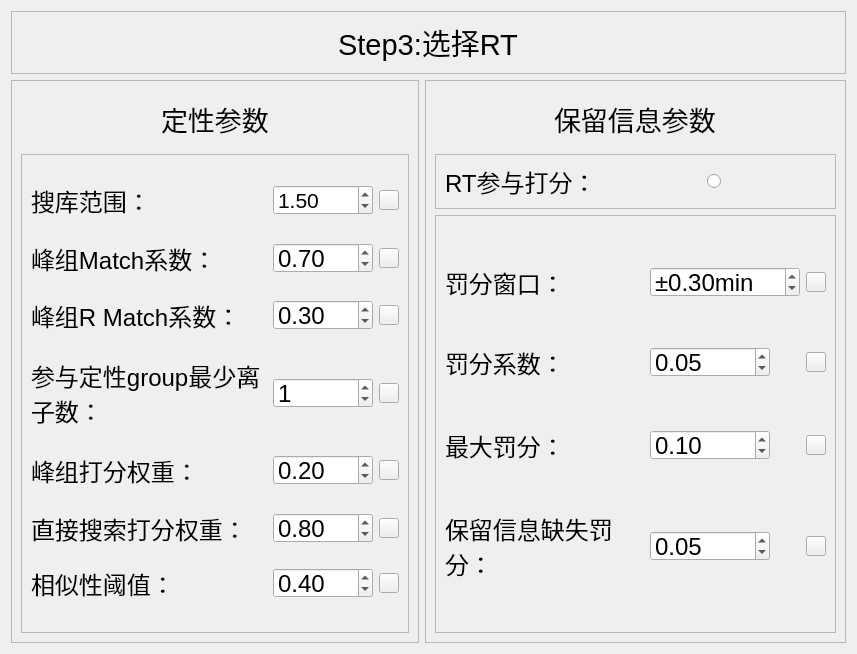
<?xml version="1.0" encoding="UTF-8"?>
<ui version="4.0">
 <class>Form</class>
 <widget class="QWidget" name="Form">
  <property name="geometry">
   <rect>
    <x>0</x>
    <y>0</y>
    <width>857</width>
    <height>654</height>
   </rect>
  </property>
  <property name="windowTitle">
   <string>Form</string>
  </property>
  <layout class="QGridLayout" name="gridLayout">
   <item row="0" column="0" colspan="2">
    <widget class="QFrame" name="frame_3">
     <property name="frameShape">
      <enum>QFrame::StyledPanel</enum>
     </property>
     <property name="frameShadow">
      <enum>QFrame::Raised</enum>
     </property>
     <layout class="QHBoxLayout" name="horizontalLayout_2">
      <item>
       <widget class="QLabel" name="label">
        <property name="sizePolicy">
         <sizepolicy hsizetype="Maximum" vsizetype="Preferred">
          <horstretch>0</horstretch>
          <verstretch>0</verstretch>
         </sizepolicy>
        </property>
        <property name="font">
         <font>
          <pointsize>22</pointsize>
          <weight>50</weight>
          <italic>false</italic>
          <bold>false</bold>
         </font>
        </property>
        <property name="styleSheet">
         <string notr="true">font: 22pt;</string>
        </property>
        <property name="text">
         <string>Step3:选择RT</string>
        </property>
       </widget>
      </item>
     </layout>
    </widget>
   </item>
   <item row="1" column="1">
    <widget class="QFrame" name="frame_2">
     <property name="frameShape">
      <enum>QFrame::StyledPanel</enum>
     </property>
     <property name="frameShadow">
      <enum>QFrame::Raised</enum>
     </property>
     <layout class="QGridLayout" name="gridLayout_3" rowstretch="1,1,10">
      <item row="1" column="0">
       <widget class="QFrame" name="frame_6">
        <property name="frameShape">
         <enum>QFrame::StyledPanel</enum>
        </property>
        <property name="frameShadow">
         <enum>QFrame::Raised</enum>
        </property>
        <layout class="QGridLayout" name="gridLayout_6">
         <item row="0" column="0">
          <widget class="QLabel" name="label_6">
           <property name="sizePolicy">
            <sizepolicy hsizetype="Maximum" vsizetype="Preferred">
             <horstretch>0</horstretch>
             <verstretch>0</verstretch>
            </sizepolicy>
           </property>
           <property name="minimumSize">
            <size>
             <width>0</width>
             <height>0</height>
            </size>
           </property>
           <property name="maximumSize">
            <size>
             <width>16777215</width>
             <height>16777215</height>
            </size>
           </property>
           <property name="font">
            <font>
             <pointsize>18</pointsize>
             <weight>50</weight>
             <italic>false</italic>
             <bold>false</bold>
            </font>
           </property>
           <property name="styleSheet">
            <string notr="true">font: 18pt;</string>
           </property>
           <property name="text">
            <string>RT参与打分：</string>
           </property>
          </widget>
         </item>
         <item row="0" column="1" alignment="Qt::AlignHCenter">
          <widget class="QRadioButton" name="radioButton">
           <property name="sizePolicy">
            <sizepolicy hsizetype="Maximum" vsizetype="Fixed">
             <horstretch>0</horstretch>
             <verstretch>0</verstretch>
            </sizepolicy>
           </property>
           <property name="styleSheet">
            <string notr="true">font: 18pt;</string>
           </property>
           <property name="text">
            <string/>
           </property>
           <property name="checked">
            <bool>false</bool>
           </property>
          </widget>
         </item>
        </layout>
       </widget>
      </item>
      <item row="0" column="0">
       <widget class="QWidget" name="widget_3" native="true">
        <layout class="QHBoxLayout" name="horizontalLayout_5">
         <item>
          <widget class="QLabel" name="label_12">
           <property name="sizePolicy">
            <sizepolicy hsizetype="Maximum" vsizetype="Maximum">
             <horstretch>0</horstretch>
             <verstretch>0</verstretch>
            </sizepolicy>
           </property>
           <property name="font">
            <font>
             <pointsize>20</pointsize>
             <weight>50</weight>
             <italic>false</italic>
             <bold>false</bold>
            </font>
           </property>
           <property name="styleSheet">
            <string notr="true">font: 20pt;</string>
           </property>
           <property name="text">
            <string>保留信息参数</string>
           </property>
          </widget>
         </item>
        </layout>
       </widget>
      </item>
      <item row="2" column="0">
       <widget class="QFrame" name="frame_5">
        <property name="frameShape">
         <enum>QFrame::StyledPanel</enum>
        </property>
        <property name="frameShadow">
         <enum>QFrame::Raised</enum>
        </property>
        <layout class="QGridLayout" name="gridLayout_4">
         <item row="0" column="0">
          <widget class="QLabel" name="label_7">
           <property name="sizePolicy">
            <sizepolicy hsizetype="Maximum" vsizetype="Preferred">
             <horstretch>0</horstretch>
             <verstretch>0</verstretch>
            </sizepolicy>
           </property>
           <property name="minimumSize">
            <size>
             <width>0</width>
             <height>30</height>
            </size>
           </property>
           <property name="maximumSize">
            <size>
             <width>16777215</width>
             <height>30</height>
            </size>
           </property>
           <property name="font">
            <font>
             <pointsize>18</pointsize>
             <weight>50</weight>
             <italic>false</italic>
             <bold>false</bold>
            </font>
           </property>
           <property name="styleSheet">
            <string notr="true">font: 18pt;</string>
           </property>
           <property name="text">
            <string>罚分窗口：</string>
           </property>
          </widget>
         </item>
         <item row="0" column="1">
          <widget class="QDoubleSpinBox" name="doubleSpinBox_12">
           <property name="minimumSize">
            <size>
             <width>150</width>
             <height>30</height>
            </size>
           </property>
           <property name="maximumSize">
            <size>
             <width>150</width>
             <height>30</height>
            </size>
           </property>
           <property name="styleSheet">
            <string notr="true">font: 18pt;</string>
           </property>
           <property name="prefix">
            <string>±</string>
           </property>
           <property name="suffix">
            <string>min</string>
           </property>
           <property name="maximum">
            <double>9999.000000000000000</double>
           </property>
           <property name="singleStep">
            <double>0.100000000000000</double>
           </property>
           <property name="value">
            <double>0.300000000000000</double>
           </property>
          </widget>
         </item>
         <item row="0" column="2">
          <widget class="QPushButton" name="pushButton_6">
           <property name="minimumSize">
            <size>
             <width>20</width>
             <height>20</height>
            </size>
           </property>
           <property name="maximumSize">
            <size>
             <width>20</width>
             <height>20</height>
            </size>
           </property>
           <property name="text">
            <string/>
           </property>
           <property name="icon">
            <iconset>
             <normaloff>C:/Users/86724/Desktop/R-C.jpg</normaloff>C:/Users/86724/Desktop/R-C.jpg</iconset>
           </property>
           <property name="iconSize">
            <size>
             <width>20</width>
             <height>20</height>
            </size>
           </property>
          </widget>
         </item>
         <item row="1" column="0">
          <widget class="QLabel" name="label_8">
           <property name="font">
            <font>
             <pointsize>18</pointsize>
             <weight>50</weight>
             <italic>false</italic>
             <bold>false</bold>
            </font>
           </property>
           <property name="styleSheet">
            <string notr="true">font: 18pt;</string>
           </property>
           <property name="text">
            <string>罚分系数：</string>
           </property>
           <property name="wordWrap">
            <bool>true</bool>
           </property>
          </widget>
         </item>
         <item row="1" column="1">
          <widget class="QDoubleSpinBox" name="doubleSpinBox_7">
           <property name="minimumSize">
            <size>
             <width>120</width>
             <height>30</height>
            </size>
           </property>
           <property name="maximumSize">
            <size>
             <width>120</width>
             <height>30</height>
            </size>
           </property>
           <property name="styleSheet">
            <string notr="true">font: 18pt;</string>
           </property>
           <property name="decimals">
            <number>2</number>
           </property>
           <property name="singleStep">
            <double>0.010000000000000</double>
           </property>
           <property name="value">
            <double>0.050000000000000</double>
           </property>
          </widget>
         </item>
         <item row="1" column="2">
          <widget class="QPushButton" name="pushButton_7">
           <property name="minimumSize">
            <size>
             <width>20</width>
             <height>20</height>
            </size>
           </property>
           <property name="maximumSize">
            <size>
             <width>20</width>
             <height>20</height>
            </size>
           </property>
           <property name="text">
            <string/>
           </property>
           <property name="icon">
            <iconset>
             <normaloff>C:/Users/86724/Desktop/R-C.jpg</normaloff>C:/Users/86724/Desktop/R-C.jpg</iconset>
           </property>
           <property name="iconSize">
            <size>
             <width>20</width>
             <height>20</height>
            </size>
           </property>
          </widget>
         </item>
         <item row="2" column="0">
          <widget class="QLabel" name="label_10">
           <property name="font">
            <font>
             <pointsize>18</pointsize>
             <weight>50</weight>
             <italic>false</italic>
             <bold>false</bold>
            </font>
           </property>
           <property name="styleSheet">
            <string notr="true">font: 18pt;</string>
           </property>
           <property name="text">
            <string>最大罚分：</string>
           </property>
           <property name="wordWrap">
            <bool>true</bool>
           </property>
          </widget>
         </item>
         <item row="2" column="1">
          <widget class="QDoubleSpinBox" name="doubleSpinBox_8">
           <property name="minimumSize">
            <size>
             <width>120</width>
             <height>30</height>
            </size>
           </property>
           <property name="maximumSize">
            <size>
             <width>120</width>
             <height>30</height>
            </size>
           </property>
           <property name="styleSheet">
            <string notr="true">font: 18pt;</string>
           </property>
           <property name="decimals">
            <number>2</number>
           </property>
           <property name="maximum">
            <double>1.000000000000000</double>
           </property>
           <property name="singleStep">
            <double>0.010000000000000</double>
           </property>
           <property name="value">
            <double>0.100000000000000</double>
           </property>
          </widget>
         </item>
         <item row="2" column="2">
          <widget class="QPushButton" name="pushButton_8">
           <property name="minimumSize">
            <size>
             <width>20</width>
             <height>20</height>
            </size>
           </property>
           <property name="maximumSize">
            <size>
             <width>20</width>
             <height>20</height>
            </size>
           </property>
           <property name="text">
            <string/>
           </property>
           <property name="icon">
            <iconset>
             <normaloff>C:/Users/86724/Desktop/R-C.jpg</normaloff>C:/Users/86724/Desktop/R-C.jpg</iconset>
           </property>
           <property name="iconSize">
            <size>
             <width>20</width>
             <height>20</height>
            </size>
           </property>
          </widget>
         </item>
         <item row="3" column="0">
          <widget class="QLabel" name="label_11">
           <property name="font">
            <font>
             <pointsize>18</pointsize>
             <weight>50</weight>
             <italic>false</italic>
             <bold>false</bold>
            </font>
           </property>
           <property name="styleSheet">
            <string notr="true">font: 18pt;</string>
           </property>
           <property name="text">
            <string>保留信息缺失罚分：</string>
           </property>
           <property name="wordWrap">
            <bool>true</bool>
           </property>
          </widget>
         </item>
         <item row="3" column="1">
          <widget class="QDoubleSpinBox" name="doubleSpinBox_9">
           <property name="minimumSize">
            <size>
             <width>120</width>
             <height>30</height>
            </size>
           </property>
           <property name="maximumSize">
            <size>
             <width>120</width>
             <height>30</height>
            </size>
           </property>
           <property name="styleSheet">
            <string notr="true">font: 18pt;</string>
           </property>
           <property name="maximum">
            <double>1.000000000000000</double>
           </property>
           <property name="singleStep">
            <double>0.010000000000000</double>
           </property>
           <property name="value">
            <double>0.050000000000000</double>
           </property>
          </widget>
         </item>
         <item row="3" column="2">
          <widget class="QPushButton" name="pushButton_9">
           <property name="minimumSize">
            <size>
             <width>20</width>
             <height>20</height>
            </size>
           </property>
           <property name="maximumSize">
            <size>
             <width>20</width>
             <height>20</height>
            </size>
           </property>
           <property name="text">
            <string/>
           </property>
           <property name="icon">
            <iconset>
             <normaloff>C:/Users/86724/Desktop/R-C.jpg</normaloff>C:/Users/86724/Desktop/R-C.jpg</iconset>
           </property>
           <property name="iconSize">
            <size>
             <width>20</width>
             <height>20</height>
            </size>
           </property>
          </widget>
         </item>
        </layout>
       </widget>
      </item>
     </layout>
    </widget>
   </item>
   <item row="1" column="0">
    <widget class="QFrame" name="frame">
     <property name="frameShape">
      <enum>QFrame::StyledPanel</enum>
     </property>
     <property name="frameShadow">
      <enum>QFrame::Raised</enum>
     </property>
     <layout class="QGridLayout" name="gridLayout_5" rowstretch="1,10">
      <item row="0" column="0">
       <widget class="QWidget" name="widget_2" native="true">
        <layout class="QHBoxLayout" name="horizontalLayout">
         <item>
          <widget class="QLabel" name="label_9">
           <property name="sizePolicy">
            <sizepolicy hsizetype="Maximum" vsizetype="Maximum">
             <horstretch>0</horstretch>
             <verstretch>0</verstretch>
            </sizepolicy>
           </property>
           <property name="font">
            <font>
             <pointsize>20</pointsize>
             <weight>50</weight>
             <italic>false</italic>
             <bold>false</bold>
            </font>
           </property>
           <property name="styleSheet">
            <string notr="true">font: 20pt;</string>
           </property>
           <property name="text">
            <string>定性参数</string>
           </property>
          </widget>
         </item>
        </layout>
       </widget>
      </item>
      <item row="1" column="0">
       <widget class="QFrame" name="frame_4">
        <property name="frameShape">
         <enum>QFrame::StyledPanel</enum>
        </property>
        <property name="frameShadow">
         <enum>QFrame::Raised</enum>
        </property>
        <layout class="QGridLayout" name="gridLayout_2">
         <item row="0" column="0">
          <widget class="QLabel" name="label_3">
           <property name="sizePolicy">
            <sizepolicy hsizetype="Maximum" vsizetype="Preferred">
             <horstretch>0</horstretch>
             <verstretch>0</verstretch>
            </sizepolicy>
           </property>
           <property name="minimumSize">
            <size>
             <width>0</width>
             <height>0</height>
            </size>
           </property>
           <property name="maximumSize">
            <size>
             <width>16777215</width>
             <height>16777215</height>
            </size>
           </property>
           <property name="font">
            <font>
             <pointsize>18</pointsize>
             <weight>50</weight>
             <italic>false</italic>
             <bold>false</bold>
            </font>
           </property>
           <property name="styleSheet">
            <string notr="true">font: 18pt;</string>
           </property>
           <property name="text">
            <string>搜库范围：</string>
           </property>
          </widget>
         </item>
         <item row="0" column="1">
          <widget class="QDoubleSpinBox" name="doubleSpinBox_5">
           <property name="minimumSize">
            <size>
             <width>100</width>
             <height>30</height>
            </size>
           </property>
           <property name="maximumSize">
            <size>
             <width>100</width>
             <height>30</height>
            </size>
           </property>
           <property name="styleSheet">
            <string notr="true">font: 16pt;</string>
           </property>
           <property name="decimals">
            <number>2</number>
           </property>
           <property name="maximum">
            <double>9999999999999.000000000000000</double>
           </property>
           <property name="singleStep">
            <double>0.100000000000000</double>
           </property>
           <property name="value">
            <double>1.500000000000000</double>
           </property>
          </widget>
         </item>
         <item row="0" column="2">
          <widget class="QPushButton" name="pushButton_10">
           <property name="minimumSize">
            <size>
             <width>20</width>
             <height>20</height>
            </size>
           </property>
           <property name="maximumSize">
            <size>
             <width>20</width>
             <height>20</height>
            </size>
           </property>
           <property name="text">
            <string/>
           </property>
           <property name="icon">
            <iconset>
             <normaloff>C:/Users/86724/Desktop/R-C.jpg</normaloff>C:/Users/86724/Desktop/R-C.jpg</iconset>
           </property>
           <property name="iconSize">
            <size>
             <width>20</width>
             <height>20</height>
            </size>
           </property>
          </widget>
         </item>
         <item row="1" column="0">
          <widget class="QLabel" name="label_2">
           <property name="sizePolicy">
            <sizepolicy hsizetype="Maximum" vsizetype="Preferred">
             <horstretch>0</horstretch>
             <verstretch>0</verstretch>
            </sizepolicy>
           </property>
           <property name="minimumSize">
            <size>
             <width>0</width>
             <height>30</height>
            </size>
           </property>
           <property name="maximumSize">
            <size>
             <width>16777215</width>
             <height>30</height>
            </size>
           </property>
           <property name="font">
            <font>
             <pointsize>18</pointsize>
             <weight>50</weight>
             <italic>false</italic>
             <bold>false</bold>
            </font>
           </property>
           <property name="styleSheet">
            <string notr="true">font: 18pt;</string>
           </property>
           <property name="text">
            <string>峰组Match系数：</string>
           </property>
          </widget>
         </item>
         <item row="1" column="1">
          <widget class="QDoubleSpinBox" name="doubleSpinBox_3">
           <property name="minimumSize">
            <size>
             <width>100</width>
             <height>30</height>
            </size>
           </property>
           <property name="maximumSize">
            <size>
             <width>100</width>
             <height>30</height>
            </size>
           </property>
           <property name="styleSheet">
            <string notr="true">font: 18pt;</string>
           </property>
           <property name="decimals">
            <number>2</number>
           </property>
           <property name="maximum">
            <double>99999.000000000000000</double>
           </property>
           <property name="singleStep">
            <double>0.100000000000000</double>
           </property>
           <property name="value">
            <double>0.700000000000000</double>
           </property>
          </widget>
         </item>
         <item row="1" column="2">
          <widget class="QPushButton" name="pushButton_11">
           <property name="minimumSize">
            <size>
             <width>20</width>
             <height>20</height>
            </size>
           </property>
           <property name="maximumSize">
            <size>
             <width>20</width>
             <height>20</height>
            </size>
           </property>
           <property name="text">
            <string/>
           </property>
           <property name="icon">
            <iconset>
             <normaloff>C:/Users/86724/Desktop/R-C.jpg</normaloff>C:/Users/86724/Desktop/R-C.jpg</iconset>
           </property>
           <property name="iconSize">
            <size>
             <width>20</width>
             <height>20</height>
            </size>
           </property>
          </widget>
         </item>
         <item row="2" column="0">
          <widget class="QLabel" name="label_4">
           <property name="font">
            <font>
             <pointsize>18</pointsize>
             <weight>50</weight>
             <italic>false</italic>
             <bold>false</bold>
            </font>
           </property>
           <property name="styleSheet">
            <string notr="true">font: 18pt;</string>
           </property>
           <property name="text">
            <string>峰组R Match系数：</string>
           </property>
           <property name="wordWrap">
            <bool>true</bool>
           </property>
          </widget>
         </item>
         <item row="2" column="1">
          <widget class="QDoubleSpinBox" name="doubleSpinBox_4">
           <property name="minimumSize">
            <size>
             <width>100</width>
             <height>30</height>
            </size>
           </property>
           <property name="maximumSize">
            <size>
             <width>100</width>
             <height>30</height>
            </size>
           </property>
           <property name="styleSheet">
            <string notr="true">font: 18pt;</string>
           </property>
           <property name="decimals">
            <number>2</number>
           </property>
           <property name="singleStep">
            <double>0.100000000000000</double>
           </property>
           <property name="value">
            <double>0.300000000000000</double>
           </property>
          </widget>
         </item>
         <item row="2" column="2">
          <widget class="QPushButton" name="pushButton_12">
           <property name="minimumSize">
            <size>
             <width>20</width>
             <height>20</height>
            </size>
           </property>
           <property name="maximumSize">
            <size>
             <width>20</width>
             <height>20</height>
            </size>
           </property>
           <property name="text">
            <string/>
           </property>
           <property name="icon">
            <iconset>
             <normaloff>C:/Users/86724/Desktop/R-C.jpg</normaloff>C:/Users/86724/Desktop/R-C.jpg</iconset>
           </property>
           <property name="iconSize">
            <size>
             <width>20</width>
             <height>20</height>
            </size>
           </property>
          </widget>
         </item>
         <item row="3" column="0">
          <widget class="QLabel" name="label_5">
           <property name="font">
            <font>
             <pointsize>18</pointsize>
             <weight>50</weight>
             <italic>false</italic>
             <bold>false</bold>
            </font>
           </property>
           <property name="styleSheet">
            <string notr="true">font: 18pt;</string>
           </property>
           <property name="text">
            <string>参与定性group最少离子数：</string>
           </property>
           <property name="wordWrap">
            <bool>true</bool>
           </property>
          </widget>
         </item>
         <item row="3" column="1">
          <widget class="QSpinBox" name="spinBox_2">
           <property name="minimumSize">
            <size>
             <width>100</width>
             <height>30</height>
            </size>
           </property>
           <property name="maximumSize">
            <size>
             <width>100</width>
             <height>30</height>
            </size>
           </property>
           <property name="styleSheet">
            <string notr="true">font: 18pt;</string>
           </property>
           <property name="maximum">
            <number>99999</number>
           </property>
           <property name="value">
            <number>1</number>
           </property>
          </widget>
         </item>
         <item row="3" column="2">
          <widget class="QPushButton" name="pushButton_13">
           <property name="minimumSize">
            <size>
             <width>20</width>
             <height>20</height>
            </size>
           </property>
           <property name="maximumSize">
            <size>
             <width>20</width>
             <height>20</height>
            </size>
           </property>
           <property name="text">
            <string/>
           </property>
           <property name="icon">
            <iconset>
             <normaloff>C:/Users/86724/Desktop/R-C.jpg</normaloff>C:/Users/86724/Desktop/R-C.jpg</iconset>
           </property>
           <property name="iconSize">
            <size>
             <width>20</width>
             <height>20</height>
            </size>
           </property>
          </widget>
         </item>
         <item row="4" column="0">
          <widget class="QLabel" name="label_16">
           <property name="sizePolicy">
            <sizepolicy hsizetype="Maximum" vsizetype="Preferred">
             <horstretch>0</horstretch>
             <verstretch>0</verstretch>
            </sizepolicy>
           </property>
           <property name="minimumSize">
            <size>
             <width>0</width>
             <height>0</height>
            </size>
           </property>
           <property name="maximumSize">
            <size>
             <width>16777215</width>
             <height>16777215</height>
            </size>
           </property>
           <property name="font">
            <font>
             <pointsize>18</pointsize>
             <weight>50</weight>
             <italic>false</italic>
             <bold>false</bold>
            </font>
           </property>
           <property name="styleSheet">
            <string notr="true">font: 18pt;</string>
           </property>
           <property name="text">
            <string>峰组打分权重：</string>
           </property>
           <property name="wordWrap">
            <bool>true</bool>
           </property>
          </widget>
         </item>
         <item row="4" column="1">
          <widget class="QDoubleSpinBox" name="doubleSpinBox_6">
           <property name="minimumSize">
            <size>
             <width>100</width>
             <height>30</height>
            </size>
           </property>
           <property name="maximumSize">
            <size>
             <width>100</width>
             <height>30</height>
            </size>
           </property>
           <property name="styleSheet">
            <string notr="true">font: 18pt;</string>
           </property>
           <property name="decimals">
            <number>2</number>
           </property>
           <property name="singleStep">
            <double>0.100000000000000</double>
           </property>
           <property name="value">
            <double>0.200000000000000</double>
           </property>
          </widget>
         </item>
         <item row="4" column="2">
          <widget class="QPushButton" name="pushButton_14">
           <property name="minimumSize">
            <size>
             <width>20</width>
             <height>20</height>
            </size>
           </property>
           <property name="maximumSize">
            <size>
             <width>20</width>
             <height>20</height>
            </size>
           </property>
           <property name="text">
            <string/>
           </property>
           <property name="icon">
            <iconset>
             <normaloff>C:/Users/86724/Desktop/R-C.jpg</normaloff>C:/Users/86724/Desktop/R-C.jpg</iconset>
           </property>
           <property name="iconSize">
            <size>
             <width>20</width>
             <height>20</height>
            </size>
           </property>
          </widget>
         </item>
         <item row="5" column="0">
          <widget class="QLabel" name="label_17">
           <property name="sizePolicy">
            <sizepolicy hsizetype="Maximum" vsizetype="Preferred">
             <horstretch>0</horstretch>
             <verstretch>0</verstretch>
            </sizepolicy>
           </property>
           <property name="minimumSize">
            <size>
             <width>0</width>
             <height>30</height>
            </size>
           </property>
           <property name="maximumSize">
            <size>
             <width>16777215</width>
             <height>30</height>
            </size>
           </property>
           <property name="font">
            <font>
             <pointsize>18</pointsize>
             <weight>50</weight>
             <italic>false</italic>
             <bold>false</bold>
            </font>
           </property>
           <property name="styleSheet">
            <string notr="true">font: 18pt;</string>
           </property>
           <property name="text">
            <string>直接搜索打分权重：</string>
           </property>
           <property name="wordWrap">
            <bool>false</bool>
           </property>
          </widget>
         </item>
         <item row="5" column="1">
          <widget class="QDoubleSpinBox" name="doubleSpinBox_10">
           <property name="minimumSize">
            <size>
             <width>100</width>
             <height>30</height>
            </size>
           </property>
           <property name="maximumSize">
            <size>
             <width>100</width>
             <height>30</height>
            </size>
           </property>
           <property name="styleSheet">
            <string notr="true">font: 18pt;</string>
           </property>
           <property name="suffix">
            <string/>
           </property>
           <property name="decimals">
            <number>2</number>
           </property>
           <property name="maximum">
            <double>99.000000000000000</double>
           </property>
           <property name="singleStep">
            <double>0.100000000000000</double>
           </property>
           <property name="value">
            <double>0.800000000000000</double>
           </property>
          </widget>
         </item>
         <item row="5" column="2">
          <widget class="QPushButton" name="pushButton_15">
           <property name="minimumSize">
            <size>
             <width>20</width>
             <height>20</height>
            </size>
           </property>
           <property name="maximumSize">
            <size>
             <width>20</width>
             <height>20</height>
            </size>
           </property>
           <property name="text">
            <string/>
           </property>
           <property name="icon">
            <iconset>
             <normaloff>C:/Users/86724/Desktop/R-C.jpg</normaloff>C:/Users/86724/Desktop/R-C.jpg</iconset>
           </property>
           <property name="iconSize">
            <size>
             <width>20</width>
             <height>20</height>
            </size>
           </property>
          </widget>
         </item>
         <item row="6" column="0">
          <widget class="QLabel" name="label_18">
           <property name="sizePolicy">
            <sizepolicy hsizetype="Maximum" vsizetype="Preferred">
             <horstretch>0</horstretch>
             <verstretch>0</verstretch>
            </sizepolicy>
           </property>
           <property name="minimumSize">
            <size>
             <width>0</width>
             <height>30</height>
            </size>
           </property>
           <property name="maximumSize">
            <size>
             <width>16777215</width>
             <height>30</height>
            </size>
           </property>
           <property name="font">
            <font>
             <pointsize>18</pointsize>
             <weight>50</weight>
             <italic>false</italic>
             <bold>false</bold>
            </font>
           </property>
           <property name="styleSheet">
            <string notr="true">font: 18pt;</string>
           </property>
           <property name="text">
            <string>相似性阈值：</string>
           </property>
           <property name="wordWrap">
            <bool>false</bool>
           </property>
          </widget>
         </item>
         <item row="6" column="1">
          <widget class="QDoubleSpinBox" name="doubleSpinBox_11">
           <property name="minimumSize">
            <size>
             <width>100</width>
             <height>30</height>
            </size>
           </property>
           <property name="maximumSize">
            <size>
             <width>100</width>
             <height>30</height>
            </size>
           </property>
           <property name="styleSheet">
            <string notr="true">font: 18pt;</string>
           </property>
           <property name="decimals">
            <number>2</number>
           </property>
           <property name="maximum">
            <double>1.000000000000000</double>
           </property>
           <property name="singleStep">
            <double>0.100000000000000</double>
           </property>
           <property name="value">
            <double>0.400000000000000</double>
           </property>
          </widget>
         </item>
         <item row="6" column="2">
          <widget class="QPushButton" name="pushButton_16">
           <property name="minimumSize">
            <size>
             <width>20</width>
             <height>20</height>
            </size>
           </property>
           <property name="maximumSize">
            <size>
             <width>20</width>
             <height>20</height>
            </size>
           </property>
           <property name="text">
            <string/>
           </property>
           <property name="icon">
            <iconset>
             <normaloff>C:/Users/86724/Desktop/R-C.jpg</normaloff>C:/Users/86724/Desktop/R-C.jpg</iconset>
           </property>
           <property name="iconSize">
            <size>
             <width>20</width>
             <height>20</height>
            </size>
           </property>
          </widget>
         </item>
        </layout>
       </widget>
      </item>
     </layout>
    </widget>
   </item>
  </layout>
 </widget>
 <resources/>
 <connections>
  <connection>
   <sender>pushButton_10</sender>
   <signal>clicked()</signal>
   <receiver>Form</receiver>
   <slot>slot1()</slot>
   <hints>
    <hint type="sourcelabel">
     <x>499</x>
     <y>212</y>
    </hint>
    <hint type="destinationlabel">
     <x>427</x>
     <y>-46</y>
    </hint>
   </hints>
  </connection>
  <connection>
   <sender>pushButton_11</sender>
   <signal>clicked()</signal>
   <receiver>Form</receiver>
   <slot>slot2()</slot>
   <hints>
    <hint type="sourcelabel">
     <x>490</x>
     <y>295</y>
    </hint>
    <hint type="destinationlabel">
     <x>-189</x>
     <y>212</y>
    </hint>
   </hints>
  </connection>
  <connection>
   <sender>pushButton_12</sender>
   <signal>clicked()</signal>
   <receiver>Form</receiver>
   <slot>slot3()</slot>
   <hints>
    <hint type="sourcelabel">
     <x>488</x>
     <y>378</y>
    </hint>
    <hint type="destinationlabel">
     <x>-43</x>
     <y>380</y>
    </hint>
   </hints>
  </connection>
  <connection>
   <sender>pushButton_13</sender>
   <signal>clicked()</signal>
   <receiver>Form</receiver>
   <slot>slot4()</slot>
   <hints>
    <hint type="sourcelabel">
     <x>495</x>
     <y>466</y>
    </hint>
    <hint type="destinationlabel">
     <x>-189</x>
     <y>460</y>
    </hint>
   </hints>
  </connection>
  <connection>
   <sender>pushButton_14</sender>
   <signal>clicked()</signal>
   <receiver>Form</receiver>
   <slot>slot5()</slot>
   <hints>
    <hint type="sourcelabel">
     <x>487</x>
     <y>557</y>
    </hint>
    <hint type="destinationlabel">
     <x>-117</x>
     <y>527</y>
    </hint>
   </hints>
  </connection>
  <connection>
   <sender>pushButton_15</sender>
   <signal>clicked()</signal>
   <receiver>Form</receiver>
   <slot>slot6()</slot>
   <hints>
    <hint type="sourcelabel">
     <x>491</x>
     <y>638</y>
    </hint>
    <hint type="destinationlabel">
     <x>-107</x>
     <y>624</y>
    </hint>
   </hints>
  </connection>
  <connection>
   <sender>pushButton_16</sender>
   <signal>clicked()</signal>
   <receiver>Form</receiver>
   <slot>slot7()</slot>
   <hints>
    <hint type="sourcelabel">
     <x>489</x>
     <y>717</y>
    </hint>
    <hint type="destinationlabel">
     <x>-88</x>
     <y>681</y>
    </hint>
   </hints>
  </connection>
  <connection>
   <sender>pushButton_6</sender>
   <signal>clicked()</signal>
   <receiver>Form</receiver>
   <slot>slot8()</slot>
   <hints>
    <hint type="sourcelabel">
     <x>1061</x>
     <y>315</y>
    </hint>
    <hint type="destinationlabel">
     <x>1245</x>
     <y>319</y>
    </hint>
   </hints>
  </connection>
  <connection>
   <sender>pushButton_7</sender>
   <signal>clicked()</signal>
   <receiver>Form</receiver>
   <slot>slot9()</slot>
   <hints>
    <hint type="sourcelabel">
     <x>1068</x>
     <y>444</y>
    </hint>
    <hint type="destinationlabel">
     <x>1169</x>
     <y>437</y>
    </hint>
   </hints>
  </connection>
  <connection>
   <sender>pushButton_8</sender>
   <signal>clicked()</signal>
   <receiver>Form</receiver>
   <slot>slot10()</slot>
   <hints>
    <hint type="sourcelabel">
     <x>1063</x>
     <y>566</y>
    </hint>
    <hint type="destinationlabel">
     <x>1246</x>
     <y>582</y>
    </hint>
   </hints>
  </connection>
  <connection>
   <sender>pushButton_9</sender>
   <signal>clicked()</signal>
   <receiver>Form</receiver>
   <slot>slot11()</slot>
   <hints>
    <hint type="sourcelabel">
     <x>1068</x>
     <y>689</y>
    </hint>
    <hint type="destinationlabel">
     <x>1207</x>
     <y>693</y>
    </hint>
   </hints>
  </connection>
 </connections>
 <slots>
  <slot>slot1()</slot>
  <slot>slot2()</slot>
  <slot>slot3()</slot>
  <slot>slot4()</slot>
  <slot>slot5()</slot>
  <slot>slot6()</slot>
  <slot>slot7()</slot>
  <slot>slot8()</slot>
  <slot>slot9()</slot>
  <slot>slot10()</slot>
  <slot>slot11()</slot>
 </slots>
</ui>
